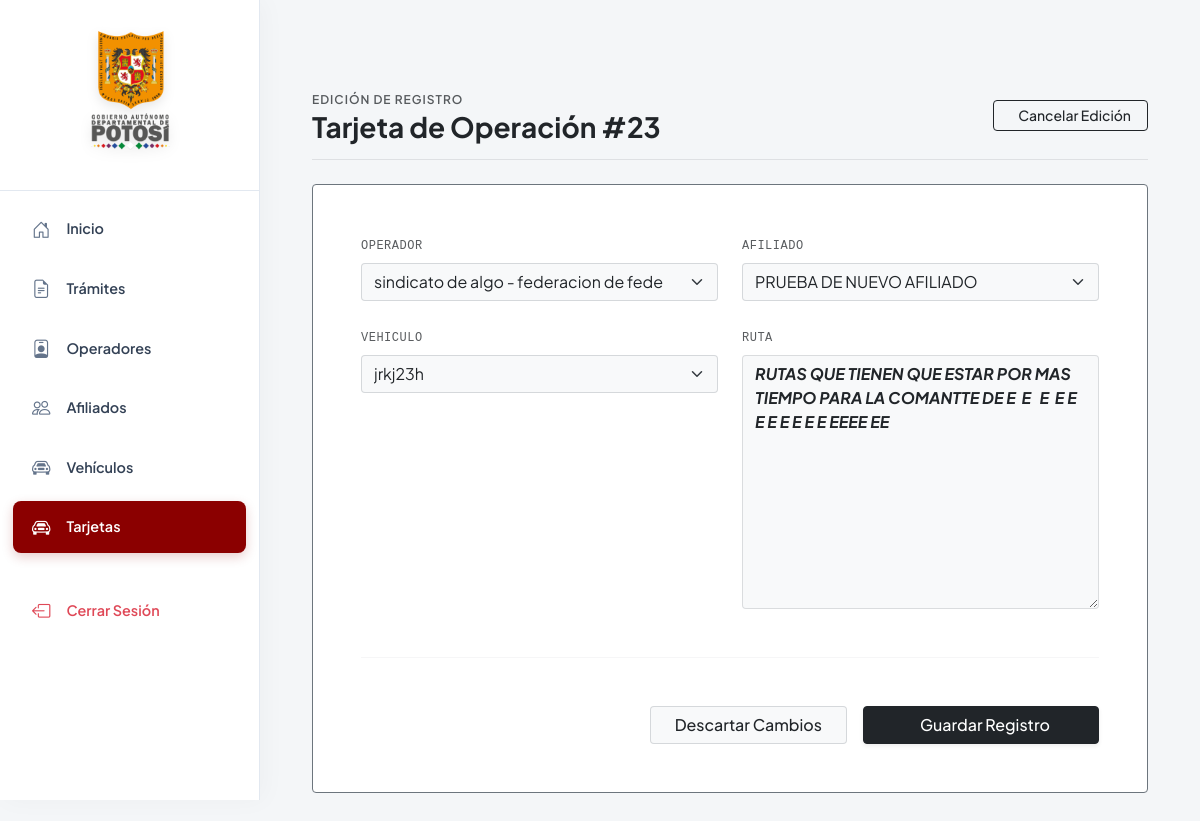
Page /tarjeta/editar/23/ (signed in) on the committed database.
### apps/tarjeta_de_operacion/models.py (models this page shows, shortened)
class TarjetaDeOperacion(models.Model):
    ESTADO = (
        ('p', 'PENDIENTE'),
        ('e', 'EMITIDA'),
        ('v', 'VENCIDA'),
    )
    estado = models.CharField(max_length=1, choices=ESTADO, default='p')
    tramite = models.ForeignKey(
        Tramite,
        on_delete=models.CASCADE,
        related_name='tarjeta_tramite'
    )
    operador = models.ForeignKey(
        Operador,
        on_delete=models.PROTECT,
        related_name='tarjeta_operador'
    )
    afiliado = models.ForeignKey(
        Afiliado,
        on_delete=models.PROTECT,
        related_name='tarjeta_afiliado'
    )
    vehiculo = models.ForeignKey(
        Vehiculo,
        on_delete=models.PROTECT,
        related_name='tarjeta_vehiculo'
    )
    ruta = models.TextField()
    licencia = models.CharField(max_length=100)
    validez = models.PositiveIntegerField(default=1)
    monto = models.DecimalField(max_digits=8, decimal_places=2, default=40.00)
    fecha_registro = models.DateTimeField(auto_now_add=True)
    fecha_emision = models.DateField(blank=True, null=True)
    valida_hasta = models.DateField(blank=True, null=True)

### apps/tarjeta_de_operacion/views.py (the view)
# urls.py: path('tarjeta/editar/<int:id_tarjeta>/', views.editar_tarjeta, name='editar_tarjeta'),
@login_required
@user_passes_test(es_admin, login_url='/', redirect_field_name=None)
def editar_tarjeta(request: HttpRequest, id_tarjeta: int) -> HttpResponse:
    tarjeta = get_object_or_404(TarjetaDeOperacion, id=id_tarjeta)
    if request.method == 'POST':
        form = TarjetaDeOperacionForm(request.POST, request.FILES, instance=tarjeta)
        if form.is_valid():
            try:
                form.save()
                messages.success(request, f"La tarjeta {tarjeta.id} se actualizó correctamente.")
                return redirect('tarjeta:detalle_tarjeta', id_tarjeta=tarjeta.id)
            except DatabaseError as e:
                logger.error(f"Error de base de datos al actualizar la tarjeta {id_tarjeta}: {e}")
                messages.error(request, "Ocurrió un error interno al intentar guardar los cambios.")
        else:
            messages.error(request, "Por favor, corrige los errores en el formulario.")
    else:
        form = TarjetaDeOperacionForm(instance=tarjeta)
    contexto = {
        'form': form,
        'tarjeta': tarjeta,
    }
    return render(request, 'tarjeta/editar.html', contexto)

### apps/tarjeta_de_operacion/forms.py
class TarjetaDeOperacionForm(BootstrapFormMixin, forms.ModelForm):
    class Meta:
        model = TarjetaDeOperacion
        fields = [
            'operador',
            'afiliado',
            'vehiculo',
            'ruta',] # TODO: Añadir campos según los requisitos de negocio al crear

### apps/afiliado/models.py (called while the page is built)
    def __str__(self):
        return self.nombre_completo

### apps/operador/models.py (called while the page is built)
    def __str__(self):
        return f"{self.organizacion.nombre} - {self.federacion.nombre}"

### apps/usuario/permisos.py (called while the page is built)
def es_admin(user):
    return user.is_authenticated and user.rol in ['sa', 'a']

### apps/vehiculo/models.py (called while the page is built)
    def __str__(self):
        return self.placa

### templates/tarjeta/editar.html (shortened to what this page needs)
{% extends 'base.html' %}
{% block content %}
<div class="container my-5" style="max-width: 900px;">
    <div class="d-flex flex-column flex-md-row justify-content-between align-items-md-center gap-3 pb-3 mb-4 border-bottom border-dark border-opacity-10">
        <div>
            <span class="text-muted text-uppercase small tracking-wider fw-semibold" style="font-size: 0.75rem; letter-spacing: 1px;">Edición de Registro</span>
            <h2 class="text-dark fw-bold m-0 fs-3">Tarjeta de Operación #{{ tarjeta.id }}</h2>
        </div>
        <div>
            <a href="{% url 'tarjeta:detalle_tarjeta' tarjeta.id %}" class="btn btn-outline-dark btn-sm px-3 fw-medium rounded-1">
                Cancelar Edición
            </a>
        </div>
    </div>
    <div class="card border border-secondary border-opacity-15 bg-white shadow-none rounded-1">
        <div class="card-body p-4 p-md-5">
            <form method="POST" enctype="multipart/form-data">
                <div class="row g-4">
                    {% for field in form %}
                        <div class="col-md-6">
                            <label for="{{ field.id_for_label }}" class="form-label text-muted text-uppercase font-monospace small mb-2 tracking-wide" style="font-size: 0.75rem;">
                                {{ field.label }}
                            </label>
                            {{ field }}
                        </div>
                    {% endfor %}
                </div>
                <hr class="my-5 border-secondary border-opacity-25">
                <div class="d-flex flex-column flex-sm-row justify-content-end gap-3">
                    <a href="{% url 'tarjeta:detalle_tarjeta' tarjeta.id %}" class="btn btn-light border border-secondary border-opacity-25 px-4 fw-medium rounded-1 text-dark">
                        Descartar Cambios
                    </a>
                    <button type="submit" class="btn btn-dark px-5 fw-medium rounded-1 shadow-sm">
                        Guardar Registro
                    </button>
                </div>
            </form>
        </div>
    </div>
</div>
{% endblock %}

### templates/base.html (style rules this page uses)
:root { --primary: #8b0000; --primary-dark: #660000; --secondary: #c5a059; --tertiary: #c5a059; --bg-body: #f4f6f8; --bg-sidebar: #ffffff; --bg-surface: #ffffff; --text-main: #334155; --text-muted: #64748b; --border-color: #e2e8f0; --white: #ffffff; }
body { background-color: var(--bg-body); font-family: 'Plus Jakarta Sans', sans-serif; font-size: 14.5px; color: var(--text-main); min-height: 100vh; }
.form-control { font-weight: bolder; font-style: italic; }

### templates/tarjeta/editar.html (style rules this page uses)
.tracking-wide { letter-spacing: 0.5px; }

### rows in the picture
TarjetaDeOperacion: id "23", form "sindicato de algo - federacion de fede" "PRUEBA DE NUEVO AFILIADO" "jrkj23h" "RUTAS QUE TIENEN QUE ESTAR POR MAS TIEMPO PARA LA COMANTTE DE E E E E E E E E E E E EEEE EE"

### other values in the picture
{{ field.label }} "OPERADOR" "AFILIADO" "VEHICULO" "RUTA"
